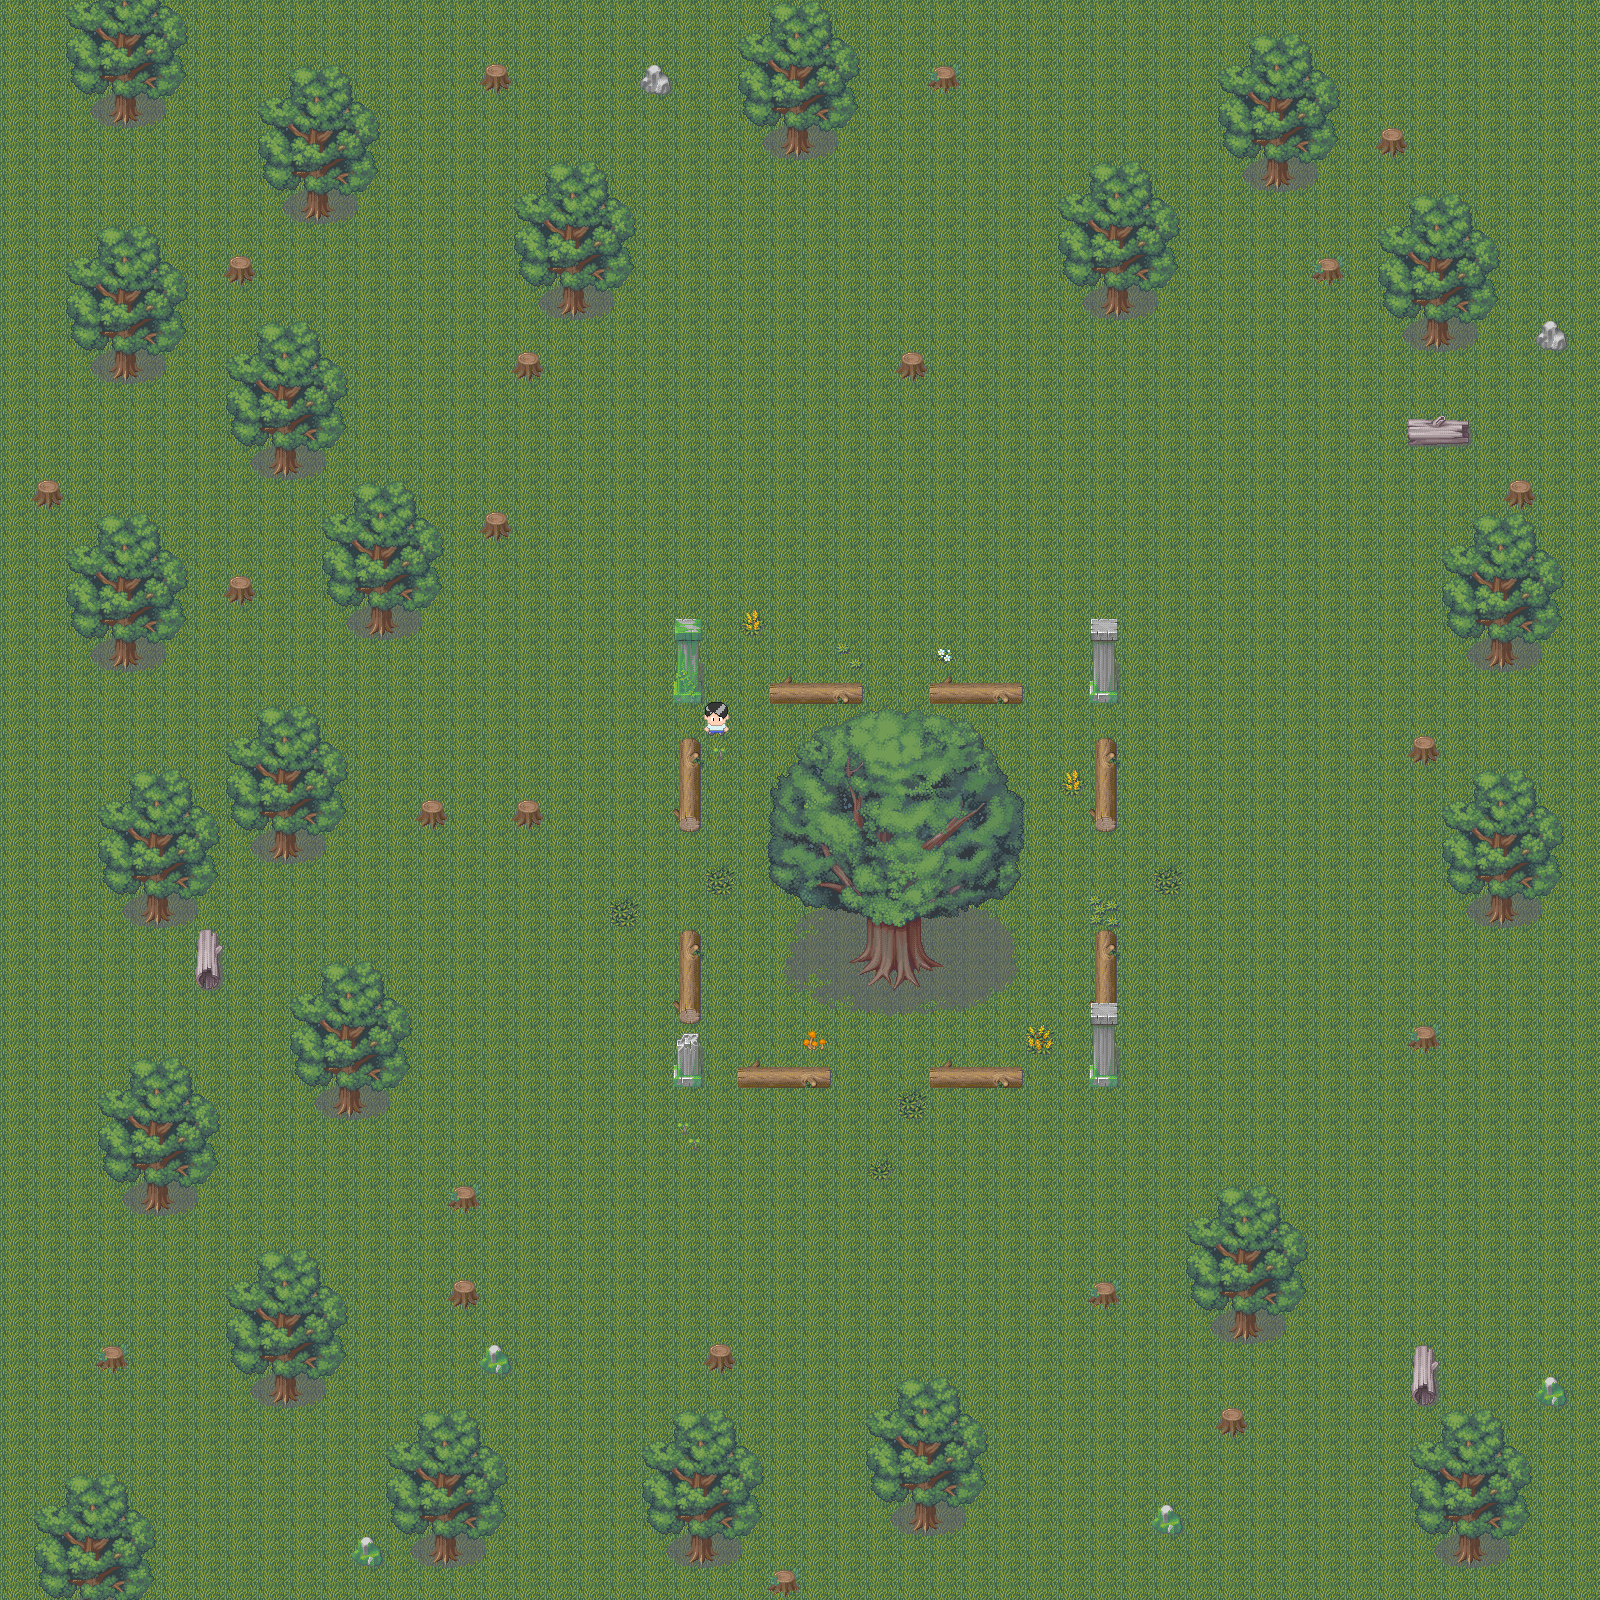

A 2D game scene composited from a Tiled map and its tileset images. What follows is a short description and the map's XML, with each tile layer's data collapsed to a summary:
An orthogonal 50x50 tile map with 32x32 px tiles, 5 tile layers (Ground, Shrubs, Player, Trees, ...), 2 tilesets.

<map version="1.0" orientation="orthogonal" width="50" height="50" tilewidth="32" tileheight="32">
 <tileset firstgid="1" name="forest" tilewidth="32" tileheight="32">
  <image source="forest.png" width="256" height="1024" />
 </tileset>
 <tileset firstgid="257" name="guy" tilewidth="25" tileheight="34">
  <image source="guy.png" width="25" height="34" />
  <tile id="0">
   <properties>
    <property name="IsPlayer" value="" />
   </properties>
  </tile>
 </tileset>
 <layer name="Ground" width="50" height="50">
  <data>[2500 cells, 2500 non-empty, 1 distinct tile ids]</data>
 </layer>
 <layer name="Shrubs" width="50" height="50">
  <data>[2500 cells, 38 non-empty, 17 distinct tile ids]</data>
 </layer>
 <layer name="Player" width="50" height="50">
  <data>[2500 cells, 1 non-empty, 1 distinct tile ids]</data>
 </layer>
 <layer name="Trees" width="50" height="50">
  <data>[2500 cells, 589 non-empty, 108 distinct tile ids]</data>
 </layer>
 <layer name="Pillars" width="50" height="50">
  <data>[2500 cells, 11 non-empty, 7 distinct tile ids]</data>
 </layer>
</map>
